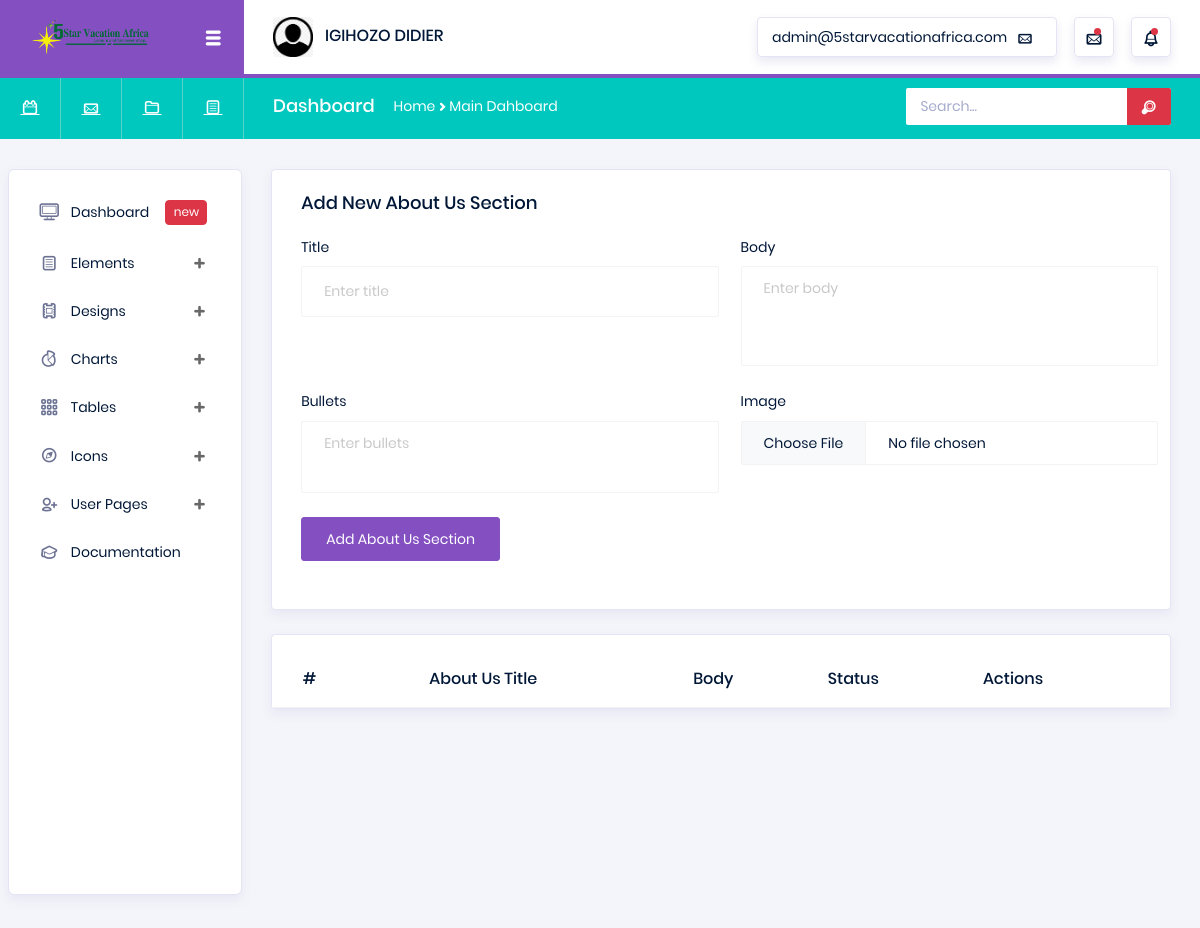
/admin/about-us.php (signed in), run on an earlier commit of the app's database.
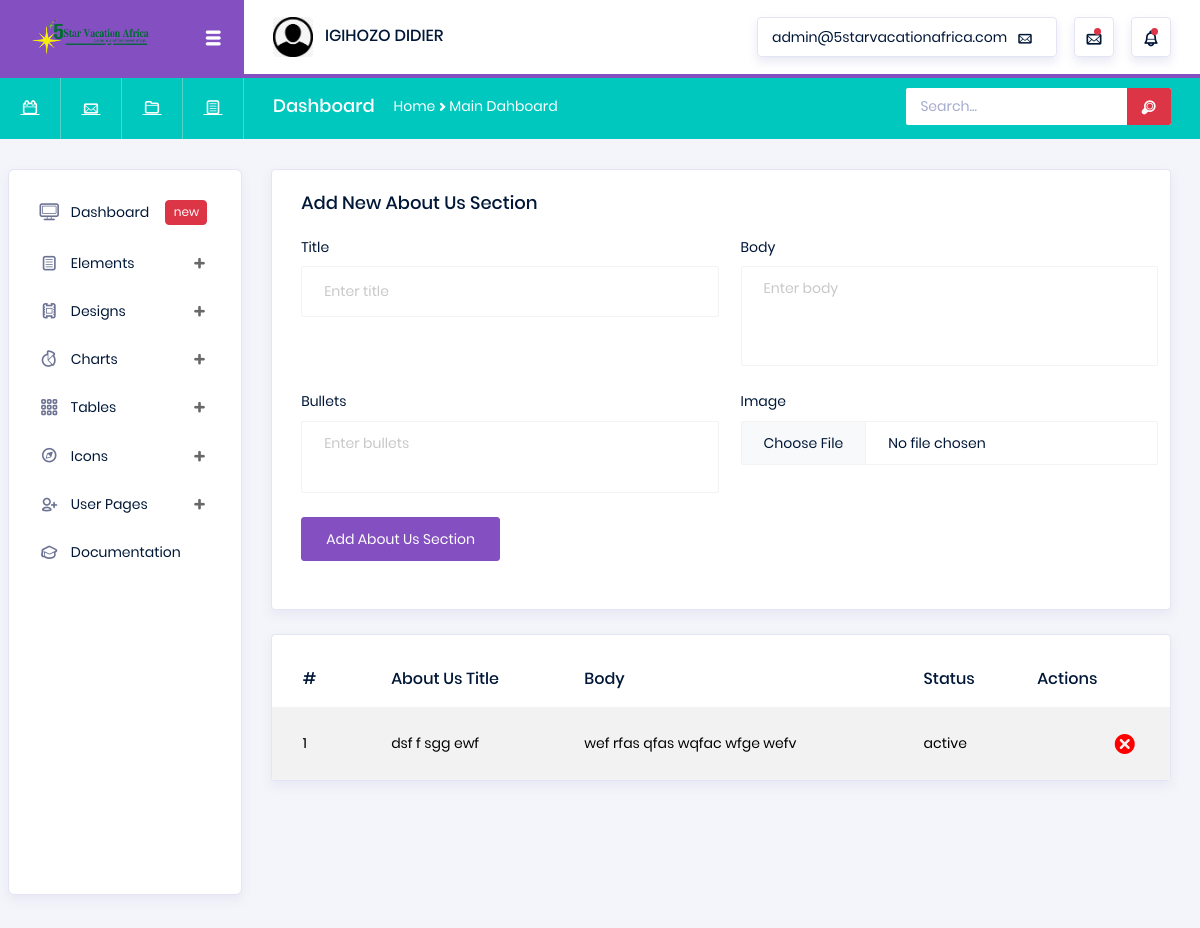
And on a later commit of the database.
### tables this page shows
CREATE TABLE `AboutUs` (
  `AboutId` int(11) NOT NULL AUTO_INCREMENT,
  `AboutTitle` varchar(255) DEFAULT NULL,
  `AboutBody` text DEFAULT NULL,
  `AboutBullets` text DEFAULT NULL,
  `AboutImage` varchar(255) DEFAULT NULL,
  `AboutStatus` enum('active','inactive') DEFAULT 'active',
  `CreatedAt` timestamp NULL DEFAULT current_timestamp(),
  `UpdatedAt` timestamp NULL DEFAULT current_timestamp() ON UPDATE current_timestamp(),
  PRIMARY KEY (`AboutId`)
);

### admin/about-us.php (the view, shortened to what this page needs)
<?php
require("lib/header.php");
@require("../lib/drive.php");
$con = $pdo;
?>
<div class="main-panel">
    <div class="content-wrapper">
        <div class="row">
            <div class="col-md-12">
                <div class="card">
                    <div class="card-body">
                        <h4 class="card-title">Add New About Us Section</h4>
                        <form method="post" enctype="multipart/form-data" style="width:102%">
                            <div class="form-row row">
                                <div class="form-group col-md-6">
                                    <label for="aboutTitle">Title</label>
                                    <input type="text" class="form-control" id="aboutTitle" name="aboutTitle" placeholder="Enter title" required>
                                </div>
                                <div class="form-group col-md-6">
                                    <label for="aboutBody">Body</label>
                                    <textarea class="form-control" id="aboutBody" name="aboutBody" rows="5" placeholder="Enter body"></textarea>
                                </div>
                                <div class="form-group col-md-6">
                                    <label for="aboutBullets">Bullets</label>
                                    <textarea class="form-control" id="aboutBullets" name="aboutBullets" rows="3" placeholder="Enter bullets"></textarea>
                                </div>
                                <div class="form-group col-md-6">
                                    <label for="aboutImage">Image</label>
                                    <input type="file" class="form-control" id="aboutImage" name="aboutImage" accept="image/*">
                                </div>
                                <div class="form-group col-md-6 d-flex align-items-end">
                                    <button type="submit" class="btn btn-primary">Add About Us Section</button>
                                </div>
                            </div>
                        </form>
                    </div>
                </div>
                <div class="card mt-4">
                    <div class="table-responsive pt-3">
                        <table class="table table-striped project-orders-table">
                            <thead>
                                <tr>
                                    <th>#</th>
                                    <th>About Us Title</th>
                                    <th>Body</th>
                                    <th>Status</th>
                                    <th>Actions</th>
                                </tr>
                            </thead>
                            <tbody>
                                <?php
                                $stmt = $con->query("SELECT * FROM AboutUs ORDER BY AboutId DESC");
                                $index = 1;
                                while ($row = $stmt->fetch(PDO::FETCH_ASSOC)) {
                                    $id = $row['AboutId'];
                                    echo "<tr>
                                            <td>{$index}</td>
                                            <td>{$row['AboutTitle']}</td>
                                            <td>{$row['AboutBody']}</td>
                                            <td>{$row['AboutStatus']}</td>
                                            <td><a href='delete-about-us.php?id=$id' style='text-decoration:none;color:#F00;font-size:30px;float:right'><i class='typcn typcn-delete'></i></a></td>
                                        </tr>";
                                    $index++;
                                }
                                ?>
                            </tbody>
                        </table>
                    </div>
                </div>
            </div>
        </div>
    </div>
</div>

What changed in the data, as far as the page shows it:
added aboutus: AboutTitle "dsf f sgg ewf", AboutBody "wef rfas qfas wqfac wfge wefv", AboutStatus "active"
